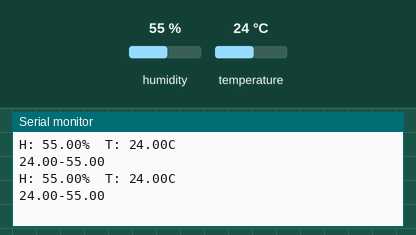
Recording of a sketch running on a simulated Arduino Uno, built with avr-gcc and run on an emulated ATmega328P. On the bench: the last lines printed to the serial monitor. Inputs (shaded band) come from the test bench; at power-on: humidity 55 %, temperature 24 °C.

Above: at 3.2 s.
3.3 s: humidity set to 22 %
At 4.5 s:
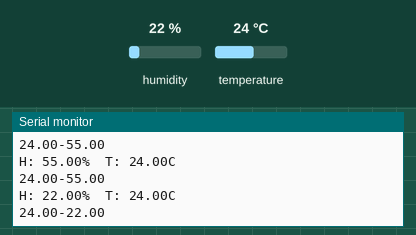
6.0 s: temperature set to 12 °C
At 6.4 s:
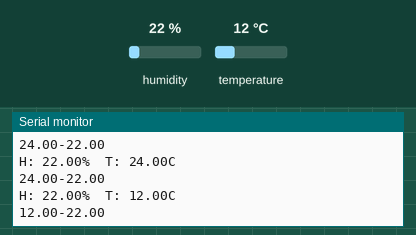
8.7 s: humidity set to 40 %
At 9.9 s:
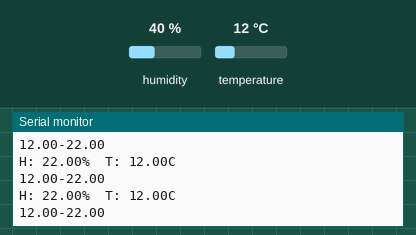
Timing chart, 0 to 11.7 s (numbered marks = the images above; inputs shaded):
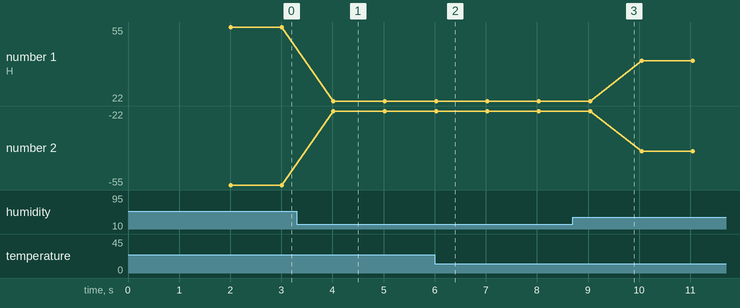

The sketch:

serialArduino.ino
```cpp
#include "DHT.h"
#include <SoftwareSerial.h>
#define DHTPIN 2

// Uncomment whatever type you're using!
//#define DHTTYPE DHT11 // DHT 11
#define DHTTYPE DHT22 // DHT 22 (AM2302), AM2321
//#define DHTTYPE DHT21 // DHT 21 (AM2301)

SoftwareSerial espSerial(5, 6);
DHT dht(DHTPIN, DHTTYPE);
String str;

void setup(){
Serial.begin(115200);
espSerial.begin(115200);
dht.begin();
delay(2000);
}
void loop()
{
float t = dht.readHumidity();
// Read temperature as Celsius (the default)
float h = dht.readTemperature();
Serial.print("H: ");
Serial.print(t);
Serial.print("% ");
Serial.print(" T: ");
Serial.print(h);
Serial.println("C");
//str =String("coming from arduino: ")+String("H= ")+String(h)+String("T= ")+String(t);
str =String(h,2)+String("-")+String(t,2);
espSerial.println(str);
Serial.println(str);
delay(1000);

}
```

Measured:
- after the input at 3.3 s, the serial monitor: prints a new line after 0.72 s (image 1)
- after the input at 6.0 s, the serial monitor: prints a new line at once (image 2)
- plotted number 1: 55 → 22 after the input at 3.3 s, 22 → 40 after the input at 8.7 s
- plotted number 2: -55 → -22 after the input at 3.3 s, -22 → -40 after the input at 8.7 s
